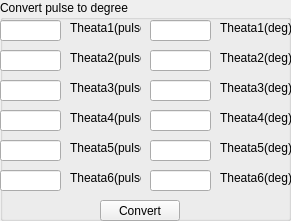
   <widget class="QGroupBox" name="groupBox_3">
    <property name="geometry">
     <rect>
      <x>770</x>
      <y>300</y>
      <width>291</width>
      <height>221</height>
     </rect>
    </property>
    <property name="title">
     <string>Convert pulse to degree</string>
    </property>
    <widget class="QLabel" name="label_52">
     <property name="geometry">
      <rect>
       <x>220</x>
       <y>20</y>
       <width>71</width>
       <height>16</height>
      </rect>
     </property>
     <property name="text">
      <string>Theata1(deg)</string>
     </property>
    </widget>
    <widget class="QLabel" name="label_53">
     <property name="geometry">
      <rect>
       <x>220</x>
       <y>110</y>
       <width>71</width>
       <height>16</height>
      </rect>
     </property>
     <property name="text">
      <string>Theata4(deg)</string>
     </property>
    </widget>
    <widget class="QLineEdit" name="theta1_d">
     <property name="geometry">
      <rect>
       <x>150</x>
       <y>20</y>
       <width>61</width>
       <height>21</height>
      </rect>
     </property>
    </widget>
    <widget class="QLineEdit" name="theta4_d">
     <property name="geometry">
      <rect>
       <x>150</x>
       <y>110</y>
       <width>61</width>
       <height>21</height>
      </rect>
     </property>
    </widget>
    <widget class="QLineEdit" name="theta6_d">
     <property name="geometry">
      <rect>
       <x>150</x>
       <y>170</y>
       <width>61</width>
       <height>21</height>
      </rect>
     </property>
    </widget>
    <widget class="QLineEdit" name="theta3_d">
     <property name="geometry">
      <rect>
       <x>150</x>
       <y>80</y>
       <width>61</width>
       <height>21</height>
      </rect>
     </property>
    </widget>
    <widget class="QLineEdit" name="theta2_d">
     <property name="geometry">
      <rect>
       <x>150</x>
       <y>50</y>
       <width>61</width>
       <height>21</height>
      </rect>
     </property>
    </widget>
    <widget class="QLabel" name="label_54">
     <property name="geometry">
      <rect>
       <x>220</x>
       <y>170</y>
       <width>71</width>
       <height>16</height>
      </rect>
     </property>
     <property name="text">
      <string>Theata6(deg)</string>
     </property>
    </widget>
    <widget class="QLineEdit" name="theta5_d">
     <property name="geometry">
      <rect>
       <x>150</x>
       <y>140</y>
       <width>61</width>
       <height>21</height>
      </rect>
     </property>
    </widget>
    <widget class="QLabel" name="label_55">
     <property name="geometry">
      <rect>
       <x>220</x>
       <y>140</y>
       <width>71</width>
       <height>16</height>
      </rect>
     </property>
     <property name="text">
      <string>Theata5(deg)</string>
     </property>
    </widget>
    <widget class="QLabel" name="label_56">
     <property name="geometry">
      <rect>
       <x>220</x>
       <y>50</y>
       <width>71</width>
       <height>16</height>
      </rect>
     </property>
     <property name="text">
      <string>Theata2(deg)</string>
     </property>
    </widget>
    <widget class="QLabel" name="label_57">
     <property name="geometry">
      <rect>
       <x>220</x>
       <y>80</y>
       <width>71</width>
       <height>16</height>
      </rect>
     </property>
     <property name="text">
      <string>Theata3(deg)</string>
     </property>
    </widget>
    <widget class="QLabel" name="label_64">
     <property name="geometry">
      <rect>
       <x>70</x>
       <y>20</y>
       <width>71</width>
       <height>16</height>
      </rect>
     </property>
     <property name="text">
      <string>Theata1(pulse)</string>
     </property>
    </widget>
    <widget class="QLabel" name="label_65">
     <property name="geometry">
      <rect>
       <x>70</x>
       <y>80</y>
       <width>71</width>
       <height>16</height>
      </rect>
     </property>
     <property name="text">
      <string>Theata3(pulse)</string>
     </property>
    </widget>
    <widget class="QLineEdit" name="theta6_p">
     <property name="geometry">
      <rect>
       <x>0</x>
       <y>170</y>
       <width>61</width>
       <height>21</height>
      </rect>
     </property>
    </widget>
    <widget class="QLineEdit" name="theta1_p">
     <property name="geometry">
      <rect>
       <x>0</x>
       <y>20</y>
       <width>61</width>
       <height>21</height>
      </rect>
     </property>
    </widget>
    <widget class="QLabel" name="label_66">
     <property name="geometry">
      <rect>
       <x>70</x>
       <y>170</y>
       <width>71</width>
       <height>16</height>
      </rect>
     </property>
     <property name="text">
      <string>Theata6(pulse)</string>
     </property>
    </widget>
    <widget class="QLineEdit" name="theta2_p">
     <property name="geometry">
      <rect>
       <x>0</x>
       <y>50</y>
       <width>61</width>
       <height>21</height>
      </rect>
     </property>
    </widget>
    <widget class="QLineEdit" name="theta4_p">
     <property name="geometry">
      <rect>
       <x>0</x>
       <y>110</y>
       <width>61</width>
       <height>21</height>
      </rect>
     </property>
    </widget>
    <widget class="QLineEdit" name="theta5_p">
     <property name="geometry">
      <rect>
       <x>0</x>
       <y>140</y>
       <width>61</width>
       <height>21</height>
      </rect>
     </property>
    </widget>
    <widget class="QLabel" name="label_67">
     <property name="geometry">
      <rect>
       <x>70</x>
       <y>140</y>
       <width>71</width>
       <height>16</height>
      </rect>
     </property>
     <property name="text">
      <string>Theata5(pulse)</string>
     </property>
    </widget>
    <widget class="QLabel" name="label_68">
     <property name="geometry">
      <rect>
       <x>70</x>
       <y>50</y>
       <width>71</width>
       <height>16</height>
      </rect>
     </property>
     <property name="text">
      <string>Theata2(pulse)</string>
     </property>
    </widget>
    <widget class="QLineEdit" name="theta3_p">
     <property name="geometry">
      <rect>
       <x>0</x>
       <y>80</y>
       <width>61</width>
       <height>21</height>
      </rect>
     </property>
    </widget>
    <widget class="QLabel" name="label_69">
     <property name="geometry">
      <rect>
       <x>70</x>
       <y>110</y>
       <width>71</width>
       <height>16</height>
      </rect>
     </property>
     <property name="text">
      <string>Theata4(pulse)</string>
     </property>
    </widget>
    <widget class="QPushButton" name="bt_convert">
     <property name="geometry">
      <rect>
       <x>100</x>
       <y>200</y>
       <width>80</width>
       <height>21</height>
      </rect>
     </property>
     <property name="text">
      <string>Convert</string>
     </property>
    </widget>
   </widget>
